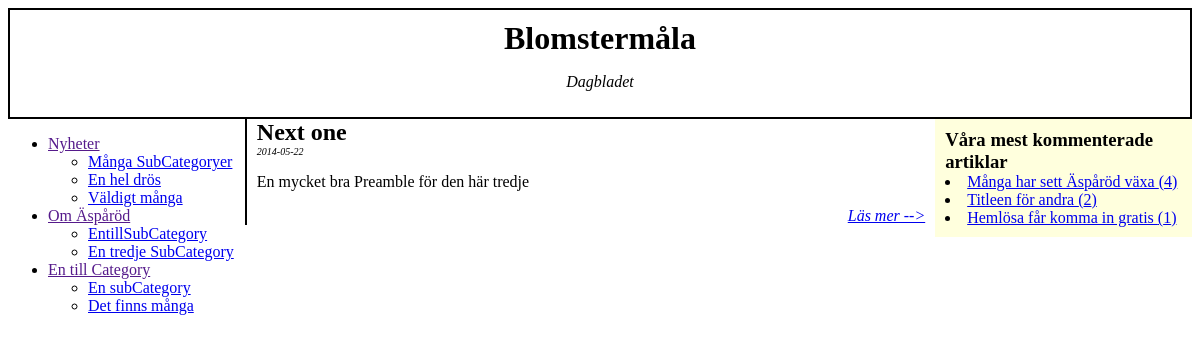
The page /index.php?cat=1 on the database its author committed.
### tables this page shows
create table Sub_Category
(SubCategoryID     int NOT NULL,
 SubCategoryname	varchar(50),
 CategoryID			int NOT NULL,
 primary key (SubCategoryID),
 foreign key (CategoryID) references Category(CategoryID));

create table Category
(CategoryID     int NOT NULL,
 Categoryname	varchar(50),
 primary key (CategoryID));

create table Article
(Title			varchar(100),
 Preamble     		varchar(200),
 Content     		text,
 Date			date,
 ArticleID		int NOT NULL,
 SubCategoryID	int NOT NULL,
 primary key (ArticleID),
 foreign key (SubCategoryID) references Sub_Category(SubCategoryID));

### index.php (the view, shortened to what this page needs)
<?php
  include('db.php');
?>
<!DOCTYPE html>
<html>
  <head>
    <link type="text/css" rel="stylesheet" href="blad.css" />
  </head>
	<body>
	<div id="toplogo">
		<h1>Blomstermåla</h1>
		<p>Dagbladet</p>
	</div>
	<div id="lnav">
	<?php
    $sql = "select Categoryname, SubCategoryname, SubCategoryID from Category inner join Sub_Category on Sub_Category.CategoryID=Category.CategoryID order by Category.CategoryID";
    $result = mysqli_query($link, $sql);
$owner = "";
echo("<ul>\n");
while ($row = mysqli_fetch_array($result))
{
	if (($row[0]!=$owner) && ($owner!="")){
			echo("\t</ul>\n</li>\n");
		}
	if ($row[0]!=$owner){
		echo('<li><a href="">'.$row[0]."</a>\n\t<ul>\n");
		$owner=$row[0];
	}
	echo('<li><a href="index.php?cat='.$row[2].'">'.$row[1].'</a></li>');
}
echo("\t</ul>\n</li>\n");
echo("</ul>\n");
?>
	</div>
	<div id="rightsplash">
		<h3>Våra mest kommenterade artiklar</h3>
		<?php
$sql = "select Article.ArticleID, Article.Date, Article.Title, count(Comment.ArticleID) as NumberOfComments from Comment left join Article on Comment.ArticleID=Article.ArticleID group by Title order by NumberOfComments desc limit 3";
$result = mysqli_query($link, $sql);
while ($row = mysqli_fetch_array($result))
{
	echo('<li><a href="webbArticle.php?ArtID='.$row[0].'">'.$row[2].' ('.$row[3].')</a></li>');
}
?>
	</div>
	<div id="content">
				<?php
$cat = $_GET['cat'];
if ($cat==null)
{
$sql = "select Title, Preamble, Date, ArticleID from Article order by ArticleID desc limit 5";
}
else
{
$sql = "select Title, Preamble, Date, ArticleID from Article where SubCategoryID='$cat'";
}
$result = mysqli_query($link, $sql);
while ($row = mysqli_fetch_array($result))
{
	echo('<div class="newsitem">');
	echo("\t\t<h2>".$row[0]."</h2>\n");
	echo('<h3>'.$row[2].'</h3>');
	echo('<p class="Preamble">'.$row[1].'</p>');
	echo('<a href="webbArticle.php?ArtID='.$row[3].'">Läs mer --></a>');
	echo('</div>');
}
?>
	</div>
	</body>
</html>

### blad.css (style rules this page uses)
h1, h2, h3, h4 { margin: 0px; }
#toplogo { border: solid black 2px; padding: 10px; text-align: center; }
#toplogo p { font-style: italic; }
#lnav { float: left; width: 20%; }
#rightsplash { float: right; width: 20%; padding: 10px; background-color: #FFD; margin-left: 10px; margin-bottom: 10px; }
#content { margin-left: 20%; padding-left: 10px; border-left: solid black 2px; }
.newsitem h3 { font-weight: normal; font-size: 10px; font-style: italic; }
.newsitem a { display: block; text-align: right; font-style: italic; }

### rows shown on the page
sub_category: CategoryID.Categoryname "Nyheter", SubCategoryname "Många SubCategoryer"
sub_category: SubCategoryname "En hel drös"
sub_category: SubCategoryname "Väldigt många"
sub_category: CategoryID.Categoryname "Om Äspåröd", SubCategoryname "EntillSubCategory"
sub_category: SubCategoryname "En tredje SubCategory"
sub_category: CategoryID.Categoryname "En till Category", SubCategoryname "En subCategory"
sub_category: SubCategoryname "Det finns många"
article: Title "Många har sett Äspåröd växa", row "4"
article: Title "Titleen för andra", row "2"
article: Title "Hemlösa får komma in gratis", row "1"
article: Title "Next one", Date "2014-05-22", Preamble "En mycket bra Preamble för den här tredje"
